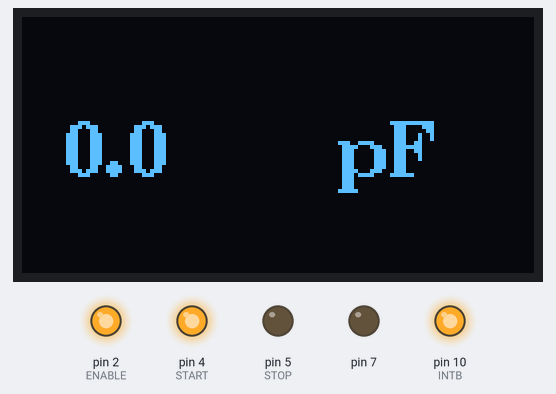
Recording of a sketch running on a simulated Arduino Uno, built with avr-gcc and run on an emulated ATmega328P. Parts: 128×64 one-colour display, output pins drawn as LEDs (lit = HIGH). Pins used as bus, display or sensor lines are not drawn; what the sketch prints to the serial monitor is not drawn.

Above: at 64.4 s.
Timing chart, 0 to 130.0 s (numbered marks = the images above):
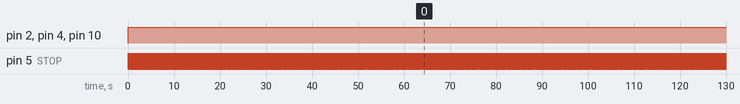

The sketch:

capMet.ino
```cpp
/*
 TDC7200 time to Voltage Converter in Capacitance Measurement

 Circuit:
 TDC7200 --> Arduino Uno
 1 --> D2
 2 --> D3
 3(start) --> D4
 4(stop) -->
 8 --> D9
 9 --> D12
 10 --> D11
 11 --> D8
 12 --> D13

 by Mohan Gopal Tripathi
 */


#include "SPI.h"
#include <Arduino.h>
#include <U8g2lib.h>

U8G2_SSD1306_128X64_NONAME_F_SW_I2C u8g2(U8G2_R0, /* clock=*/ SCL, /* data=*/ SDA, /* reset=*/ U8X8_PIN_NONE);


const byte READ = 0x00;
const byte WRITE = 0x40;
float CLKPRD = 0.0625E-6;
int ENABLE = 2;
int TRIGG = 3;
int START = 4;
int STOP = 5;
int INTB = 10;
int CSB = 9;


void setup() {

 Serial.begin(9600);
 u8g2.begin();

 pinMode(ENABLE, OUTPUT);
 pinMode(START, OUTPUT);
 pinMode(STOP,OUTPUT);
 pinMode(CSB,OUTPUT);
 pinMode(TRIGG,INPUT);
 pinMode(INTB,INPUT);
 pinMode(5,OUTPUT);
 pinMode(7,INPUT);


}


void loop() {

  unsigned long TM1=0,TM2=0,CALONE=0,CALTWO=0,CLKCNT1=0,CONFIG=0;
  float CALCNT=0,normLSB=0,TOF=0,capacitance=0;


 //digitalWrite(5,LOW);
 //delay(100);
/* Step1: low to high transition on ENABLE*/

 digitalWrite(ENABLE,LOW);
 //delay(1);
 digitalWrite(ENABLE,HIGH);
 delay(2);   //waiting time to start up a tdc 7200 after enable

/* Step2 : Initiating SPI*/

 SPI.begin();
 //Serial.println(readRegister(0x00,1));
 //Serial.println(readRegister(0x10,3));


 /*writeRegister(0x10,0x000);//TIME1
 writeRegister(0x12,0x000);//TIME2
 writeRegister(0x1B,0x000);//CALIBRATION1
 writeRegister(0x1C,0x000);//CALIBRATION2
 writeRegister(0x11,0x000);//CLOCK_COUNT1*/


 /* Step3 : Configuring registers of TDC7200*/
 writeRegister(0x00,0x03);//CONFIG1 Register for Measurement Mode 1 = 01H or Measurement Mode 2 = 03H
 writeRegister(0x01,0x00);  //CONFIG2 Register 0x00H


  /* ---------- giving START and STOP pulse for measurement ----------*/

digitalWrite(START,HIGH);
digitalWrite(5,HIGH);


Serial.println(readRegister(0x00,1));
//Serial.println(readRegister(0x00,1));

TM1 = readRegister(0x10,3);
  //Serial.print( "TIMER1 :");
  //Serial.println(readRegister(0x10,3));

TM2 = readRegister(0x12,3);
  //Serial.print( "TIMER2 :");
 // Serial.println(readRegister(0x12,3));


  //Serial.print( "INTSTATUS :");
  //Serial.println(readRegister(0x02,1));

CALONE = readRegister(0x1B,3);
  //Serial.print( "CALIBRATION1 :");
  //Serial.println(readRegister(0x1B,3));

CALTWO = readRegister(0x1C,3);
  //Serial.print( "CALIBRATION2 :");
  //Serial.println(readRegister(0x1C,3));

//CLKCNTONE = readRegister(0x11,3);
  //Serial.print( "Clock Count 1 :");
  //Serial.println(readRegister(0x11,3));


 CLKCNT1 = readRegister(0x11,3);


CALCNT = (CALTWO - CALONE)/2;
  //Serial.print( "calCount :");
  //Serial.println(CALCNT);


normLSB = 0.0625E-6/CALCNT;
  //Serial.print( "normLSB :");
  //Serial.println(normLSB,2);


TOF = ((normLSB*TM1)-(normLSB*TM2))+(CLKCNT1)*(CLKPRD);
  //Serial.print("Final Time : ");
  //Serial.println(TOF,4);


capacitance = TOF/0.6020;
capacitance = capacitance*1000000;
  //Serial.println();
//Serial.print("Capacitance : ");
Serial.println(capacitance,4);


   enum {BufSize=9}; // If a is short use a smaller number, eg 5 or 6
   char buf[BufSize];

   double x = capacitance;
   double fractpart, intpart;
   fractpart = modf(x, &fractpart);
   int fract = (int)(fractpart*100);
   int intparty = (int)x;
   snprintf (buf, BufSize, "%d.%d", intparty, fract);

   u8g2.clearBuffer();         // clear the internal menory
   u8g2.setFont(u8g2_font_ncenB14_tr); // choose a suitable font
   u8g2.drawStr(80,40,"pF");
   u8g2.drawStr(10,40,buf);  // write something to the internal memory
   u8g2.sendBuffer();
   //delay(5);


   //Serial.println(readRegister(0x00,1));


  //Serial.println();
  //Serial.println("pF");
  //pinMode(10,LOW);
  //pinMode(10,INPUT);
  //digitalWrite(5,LOW);
  digitalWrite(5,LOW);
  delay(100);
  //delay(100);

  digitalWrite(7,LOW);
  pinMode(7,OUTPUT);
}


unsigned long readRegister(byte addrr, int readsize)
{
  byte value = 0x00;
  unsigned long result = 0;

  byte data = addrr | READ;
  digitalWrite(CSB, LOW);
  SPI.transfer(data);


  for(int i=0;i<readsize;i++)
  {
    value = SPI.transfer(0x00);
    result = result << 8;
    result = result | value;
  }
  digitalWrite(CSB, HIGH);
  return (result);
}

void writeRegister(byte addrr, byte theValue)
{
  byte data = addrr | WRITE;
  digitalWrite(CSB, LOW);
  SPI.transfer(data);
  SPI.transfer(theValue);
  digitalWrite(CSB, HIGH);
}
```

Measured:
- by itself, pin 2 (ENABLE), pin 4 (START), pin 10 (INTB): LOW → HIGH at 0.03 s
- by itself, pin 5 (STOP): alternates HIGH for 0.04 s and LOW for 0.10 s
